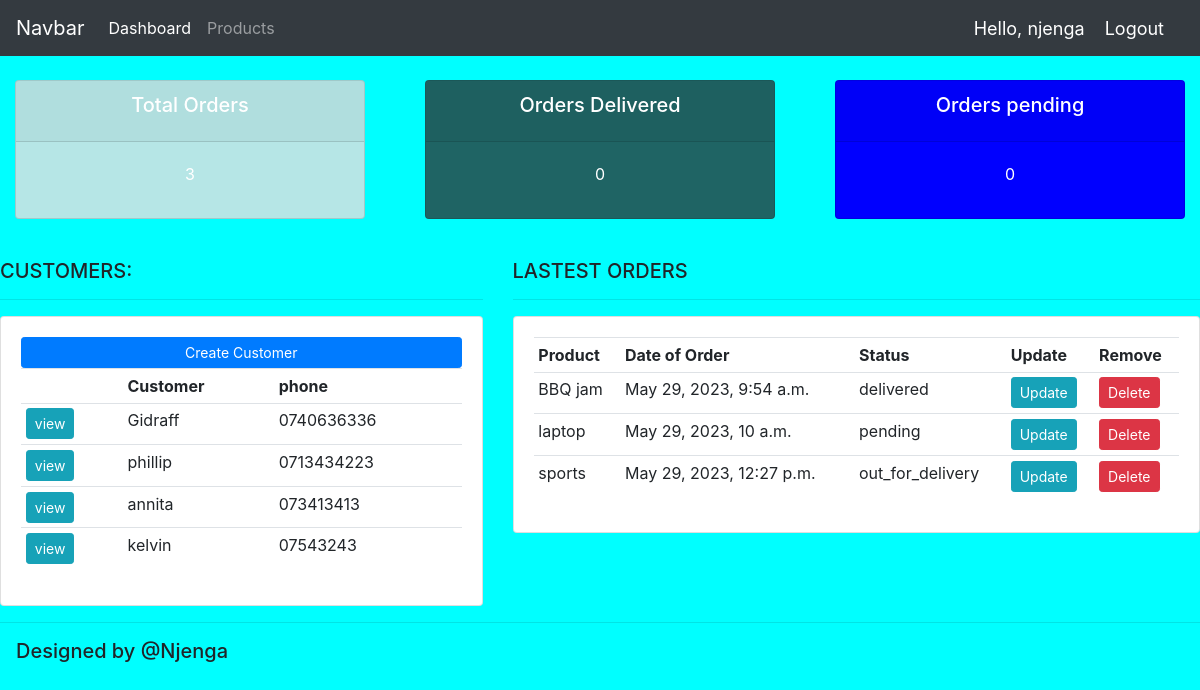
The app's page / (signed in) with its own data.
### accounts/models.py (models this page shows, shortened)
class Customer(models.Model):
    name = models.CharField(max_length=200, null=True)
    phone = models.CharField(max_length=200, null=True)
    email = models.CharField(max_length=200, null=True)
    date_created = models.DateTimeField(auto_now_add=True)

class Order(models.Model):
    STATUS = (
        ('pending', 'Pending'),
        ('out_for_delivery', 'Out for Delivery'),
        ('delivered', 'Delivered'),
    )
    status = models.CharField(max_length=200, null=True, choices=STATUS)
    customer = models.ForeignKey(Customer, on_delete=models.SET_NULL, null=True)
    product = models.ForeignKey(Product, on_delete=models.SET_NULL, null=True)
    date_created = models.DateTimeField(auto_now_add=True)

class Product(models.Model):
    CATEGORY = (
        ('indoor', 'Indoor'),
        ('outdoor', 'Outdoor'),
    )
    name = models.CharField(max_length=200, null=True)
    price = models.CharField(max_length=200, null=True)
    category = models.CharField(max_length=200, null=True, choices=CATEGORY)
    date_created = models.DateTimeField(auto_now_add=True)
    tags = models.ManyToManyField(Tag)
    def __str__(self):
        return self.name

### accounts/views.py (the view)
# urls.py: path('', views.home, name='home'),
@login_required(login_url='login')
def home(request):
    orders = Order.objects.all()
    customers = Customer.objects.all()
    total_customers = customers.count()
    total_orders = orders.count()
    delivered = orders.filter(status='Delivered').count()
    pending = orders.filter(status='Pending').count()
    context = {
        'orders': orders,
        'customers': customers,
        'total_orders': total_orders,
        'delivered': delivered,
        'pending': pending
    }
    return render(request, 'accounts/dashboard.html', context)

### accounts/templates/accounts/dashboard.html (shortened to what this page needs)
 {% extends 'accounts/main.html' %}
   {%block content%}
   {% include 'accounts/status.html' %}
   <br>
   <div class="row">
    <div class="col-md-5">
        <h5>CUSTOMERS:</h5>
        <hr>
        <div class="card card-body">
            <a class="btn btn-primary btn-sm btn-block" href="">Create Customer</a>
               <table class="table table-sm">
                    <tr>
                        <th></th>
                        <th>Customer</th>
                        <th>phone</th>
                    </tr>
                    {%for customer in customers%}
                    <tr>
                        <td><a class="btn btn-sm btn-info" href="{% url 'customer' customer.id %}">view</a></td>
                        <td>{{customer.name}}</td>
                        <td>{{customer.phone}}</td>
                    </tr>
                    {% endfor %}
                </table>
            </div>
        </div>
        <div class="col-md-7">
            <h5>LASTEST  ORDERS</h5>
            <hr>
            <div class="card card-body">
                <table class="table table-sm">
                    <tr>
                        <th>Product</th>
                        <th>Date of Order</th>
                        <th>Status</th>
                        <th>Update</th>
                        <th>Remove</th>
                    </tr>
                    {%for order in orders%}
                    <tr>
                        <td>{{order.product}}</td>
                        <td>{{order.date_created}}</td>
                        <td>{{order.status}}</td>
                        <td><a class="btn btn-sm btn-info" href="{% url 'update_order' order.id %}">Update</a></td>
                        <td><a class="btn btn-sm btn-danger" href="{% url 'delete_order' order.id %}">Delete</a></td>
                    </tr>
                    {% endfor %}
                </table>
            </div>
        </div>
    </div>
    {% endblock%}

### accounts/templates/accounts/main.html (shortened to what this page needs)
{% load static %}
<!DOCTYPE html>
<html lang="en">
<head>
    <link rel="stylesheet" href="https://cdn.jsdelivr.net/npm/bootstrap@4.3.1/dist/css/bootstrap.min.css">
 <link rel="stylesheet" href="{% static '/css/main.css' %}">
</head>
<body>
{% include 'accounts/navbar.html' %}
 {%block content%}
 {%endblock%}
<hr>
<h5 class="footer  m-md-3">    Designed by @Njenga</h5>
</body>
</html>

### accounts/templates/accounts/navbar.html (shortened to what this page needs)
{%load static %}
<nav class="navbar navbar-expand-lg navbar-dark bg-dark">
    <a class="navbar-brand" href="#">Navbar</a>
    <div class="collapse navbar-collapse" id="navbarNav">
      <ul class="navbar-nav">
        {% if request.user.is_staff %}
        <li class="nav-item active">
          <a class="nav-link" href="{% url 'home' %}">Dashboard</a>
        </li>
        <li class="nav-item">
          <a class="nav-link" href="{% url 'products' %}">Products</a>
        </li>
        {% endif %}
      </ul>
    </div>
    <span class="hello">Hello, {{request.user}}</span>
    <span ><a   class="hello" href="{% url 'logout' %}">Logout</a></span>
  </nav>

### accounts/templates/accounts/status.html
<br>
<div class="row">
    <div class="col">
        <div class="col-md">
            <div class="card text-center text-white mb-3 "id="total-orders">
                <div class="card-header">
                    <h5 class="card-title">Total Orders</h5>
                </div>
                <div class="card-body">
                    <div class="card-title">{{total_orders}}</div>
                </div>
            </div>
        </div>
    </div>
    <div class="col">
        <div class="col-md">
            <div class="card text-center text-white mb-3 "id="orders-deliverd">
                <div class="card-header">
                    <h5 class="card-title">Orders Delivered</h5>
                </div>
                <div class="card-body">
                    <div class="card-title">{{delivered}}</div>
                </div>
            </div>
        </div>
    </div>
    <div class="col">
        <div class="col-md">
            <div class="card text-center text-white mb-3 "id="orders-pending">
                <div class="card-header">
                    <h5 class="card-title">Orders pending</h5>
                </div>
                <div class="card-body">
                    <div class="card-title">{{pending}}</div>
                </div>
            </div>
        </div>
    </div>
</div>

### static/css/main.css (style rules this page uses)
body { background-color: aqua; }
#total-orders { background-color: rgb(182, 230, 230); }
#orders-deliverd { background-color: rgb(31, 100, 100); }
#orders-pending { background-color: blue; }

### accounts/templates/accounts/navbar.html (style rules this page uses)
.hello { font-size: 18px; color:#fff; margin-right: 20px; }

### records on screen
Customer: name "Gidraff", phone "0740636336"
Customer: name "phillip", phone "0713434223"
Customer: name "annita", phone "073413413"
Customer: name "kelvin", phone "07543243"
Order: product "BBQ jam", date_created "May 29, 2023, 9:54 a.m.", status "delivered"
Order: product "laptop", date_created "May 29, 2023, 10 a.m.", status "pending"
Order: product "sports", date_created "May 29, 2023, 12:27 p.m.", status "out_for_delivery"

### other values on screen
{{ request.user }} "njenga"
{{ total_orders }} "3"
{{ delivered }} "0"
{{ pending }} "0"
